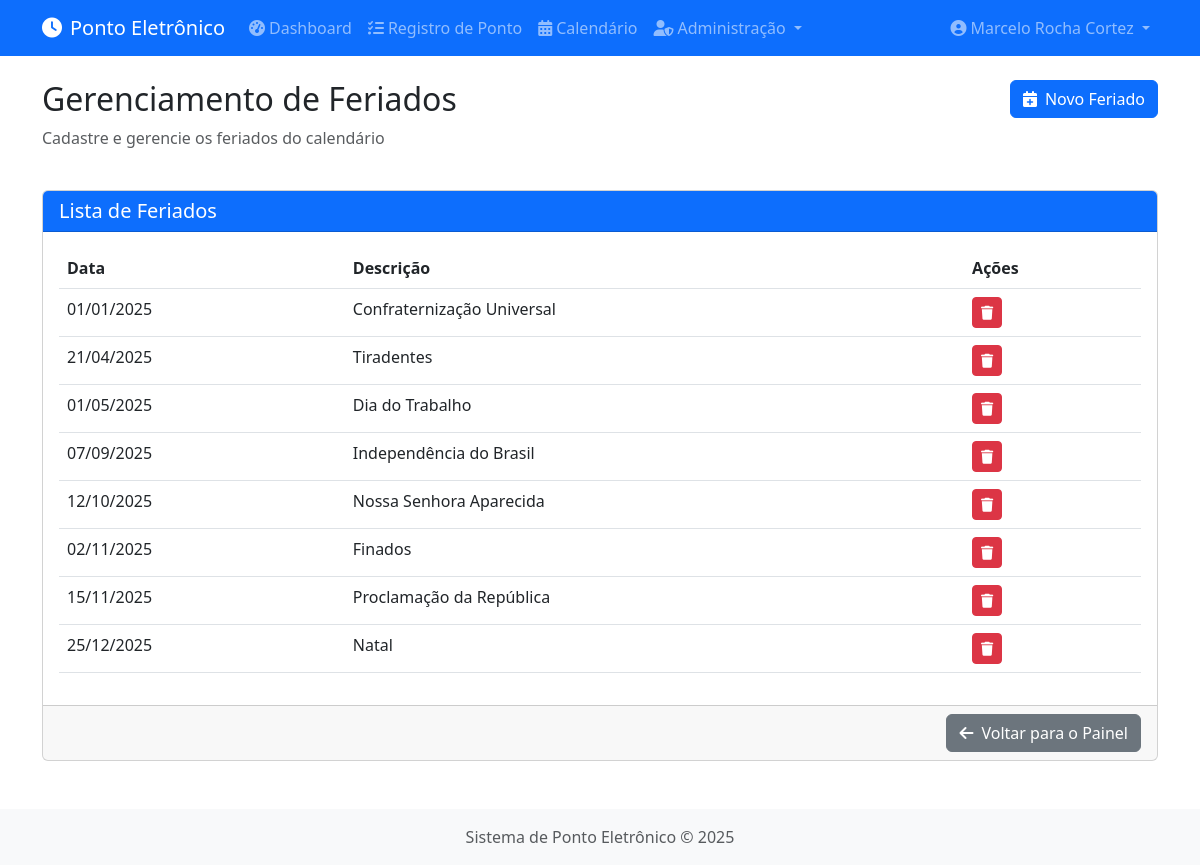
The app's page /admin/feriados (signed in) with its own data.
### app/models/user.py (models this page shows, shortened)
class User(db.Model, UserMixin):
    __tablename__ = 'users'
    id = db.Column(db.Integer, primary_key=True)
    name = db.Column(db.String(100), nullable=False)
    email = db.Column(db.String(100), unique=True, nullable=False)
    matricula = db.Column(db.String(20), unique=True, nullable=False)
    cargo = db.Column(db.String(100), nullable=False)
    uf = db.Column(db.String(2), nullable=False)
    telefone = db.Column(db.String(20), nullable=False)
    vinculo = db.Column(db.String(50), nullable=False)
    foto_path = db.Column(db.String(255), nullable=False)
    password_hash = db.Column(db.String(128))
    is_admin = db.Column(db.Boolean, default=False)
    data_cadastro = db.Column(db.DateTime, default=datetime.utcnow)
    pontos = db.relationship('Ponto', backref='user', lazy=True)

### app/models/ponto.py (models this page shows, shortened)
class Feriado(db.Model):
    __tablename__ = 'feriados'
    id = db.Column(db.Integer, primary_key=True)
    data = db.Column(db.Date, nullable=False, unique=True)
    descricao = db.Column(db.String(100), nullable=False)

### app/controllers/admin.py (the view)
@admin.route('/feriados')
@login_required
def listar_feriados():
    feriados = Feriado.query.order_by(Feriado.data).all()
    return render_template('admin/feriados.html', feriados=feriados)

### app/controllers/admin.py (called while the page is built)
@admin.before_request
def check_admin():
    if not current_user.is_authenticated or not current_user.is_admin:
        flash('Acesso restrito a administradores', 'danger')
        return redirect(url_for('main.dashboard'))

### app/models/user.py (called while the page is built)
@login_manager.user_loader
def load_user(user_id):
    return User.query.get(int(user_id))

### app/templates/admin/feriados.html (shortened to what this page needs)
{% extends 'base.html' %}
{% block content %}
<div class="row mb-4">
    <div class="col-md-6">
        <h2>Gerenciamento de Feriados</h2>
        <p class="text-muted">Cadastre e gerencie os feriados do calendário</p>
    </div>
    <div class="col-md-6 text-end">
        <a href="{{ url_for('admin.novo_feriado') }}" class="btn btn-primary">
            <i class="fas fa-calendar-plus me-2"></i>Novo Feriado
        </a>
    </div>
</div>
<div class="row">
    <div class="col-md-12">
        <div class="card">
            <div class="card-header bg-primary text-white">
                <h5 class="mb-0">Lista de Feriados</h5>
            </div>
            <div class="card-body">
                <div class="table-responsive">
                    <table class="table table-hover">
                        <thead>
                            <tr>
                                <th>Data</th>
                                <th>Descrição</th>
                                <th>Ações</th>
                            </tr>
                        </thead>
                        <tbody>
                            {% for feriado in feriados %}
                            <tr>
                                <td>{{ feriado.data.strftime('%d/%m/%Y') }}</td>
                                <td>{{ feriado.descricao }}</td>
                                <td>
                                    <form method="POST" action="{{ url_for('admin.excluir_feriado', feriado_id=feriado.id) }}" class="d-inline">
                                        <button type="submit" class="btn btn-sm btn-danger btn-excluir" data-confirm-message="Tem certeza que deseja excluir este feriado?">
                                            <i class="fas fa-trash"></i>
                                        </button>
                                    </form>
                                </td>
                            </tr>
                            {% else %}
                            <tr>
                                <td colspan="3" class="text-center">Nenhum feriado cadastrado</td>
                            </tr>
                            {% endfor %}
                        </tbody>
                    </table>
                </div>
            </div>
            <div class="card-footer text-end">
                <a href="{{ url_for('admin.index') }}" class="btn btn-secondary">
                    <i class="fas fa-arrow-left me-2"></i>Voltar para o Painel
                </a>
            </div>
        </div>
    </div>
</div>
{% endblock %}

### app/templates/base.html (shortened to what this page needs)
<!DOCTYPE html>
<html lang="pt-br">
<head>
    <link href="https://cdn.jsdelivr.net/npm/bootstrap@5.3.0-alpha1/dist/css/bootstrap.min.css" rel="stylesheet">
    <link rel="stylesheet" href="https://cdnjs.cloudflare.com/ajax/libs/font-awesome/6.0.0/css/all.min.css">
    <link rel="stylesheet" href="{{ url_for('static', filename='css/style.css') }}">
</head>
<body>
    {% if current_user.is_authenticated %}
    <nav class="navbar navbar-expand-lg navbar-dark bg-primary">
        <div class="container">
            <a class="navbar-brand" href="{{ url_for('main.dashboard') }}">
                <i class="fas fa-clock me-2"></i>Ponto Eletrônico
            </a>
            <div class="collapse navbar-collapse" id="navbarNav">
                <ul class="navbar-nav me-auto">
                    <li class="nav-item">
                        <a class="nav-link" href="{{ url_for('main.dashboard') }}">
                            <i class="fas fa-tachometer-alt me-1"></i>Dashboard
                        </a>
                    </li>
                    <li class="nav-item">
                        <a class="nav-link" href="{{ url_for('main.registrar_multiplo_ponto') }}">
                            <i class="fas fa-tasks me-1"></i>Registro de Ponto
                        </a>
                    </li>
                    <li class="nav-item">
                        <a class="nav-link" href="{{ url_for('main.calendario') }}">
                            <i class="fas fa-calendar-alt me-1"></i>Calendário
                        </a>
                    </li>
                    {% if current_user.is_admin %}
                    <li class="nav-item dropdown">
                        <a class="nav-link dropdown-toggle" href="#" id="adminDropdown" role="button" data-bs-toggle="dropdown">
                            <i class="fas fa-user-shield me-1"></i>Administração
                        </a>
                    </li>
                    {% endif %}
                </ul>
                <ul class="navbar-nav">
                    <li class="nav-item dropdown">
                        <a class="nav-link dropdown-toggle" href="#" id="userDropdown" role="button" data-bs-toggle="dropdown">
                            <i class="fas fa-user-circle me-1"></i>{{ current_user.name }}
                        </a>
                    </li>
                </ul>
            </div>
        </div>
    </nav>
    {% endif %}
    <div class="container mt-4">
        {% block content %}{% endblock %}
    </div>
    <footer class="footer mt-5 py-3 bg-light">
        <div class="container text-center">
            <span class="text-muted">Sistema de Ponto Eletrônico &copy; 2025</span>
        </div>
    </footer>
</body>
</html>

### app/static/css/style.css (style rules this page uses)
body { min-height: 100vh; display: flex; flex-direction: column; }
.footer { margin-top: auto; }

### records on screen
User: name "Marcelo Rocha Cortez"
Feriado: data "01/01/2025", descricao "Confraternização Universal"
Feriado: data "21/04/2025", descricao "Tiradentes"
Feriado: data "01/05/2025", descricao "Dia do Trabalho"
Feriado: data "07/09/2025", descricao "Independência do Brasil"
Feriado: data "12/10/2025", descricao "Nossa Senhora Aparecida"
Feriado: data "02/11/2025", descricao "Finados"
Feriado: data "15/11/2025", descricao "Proclamação da República"
Feriado: data "25/12/2025", descricao "Natal"
